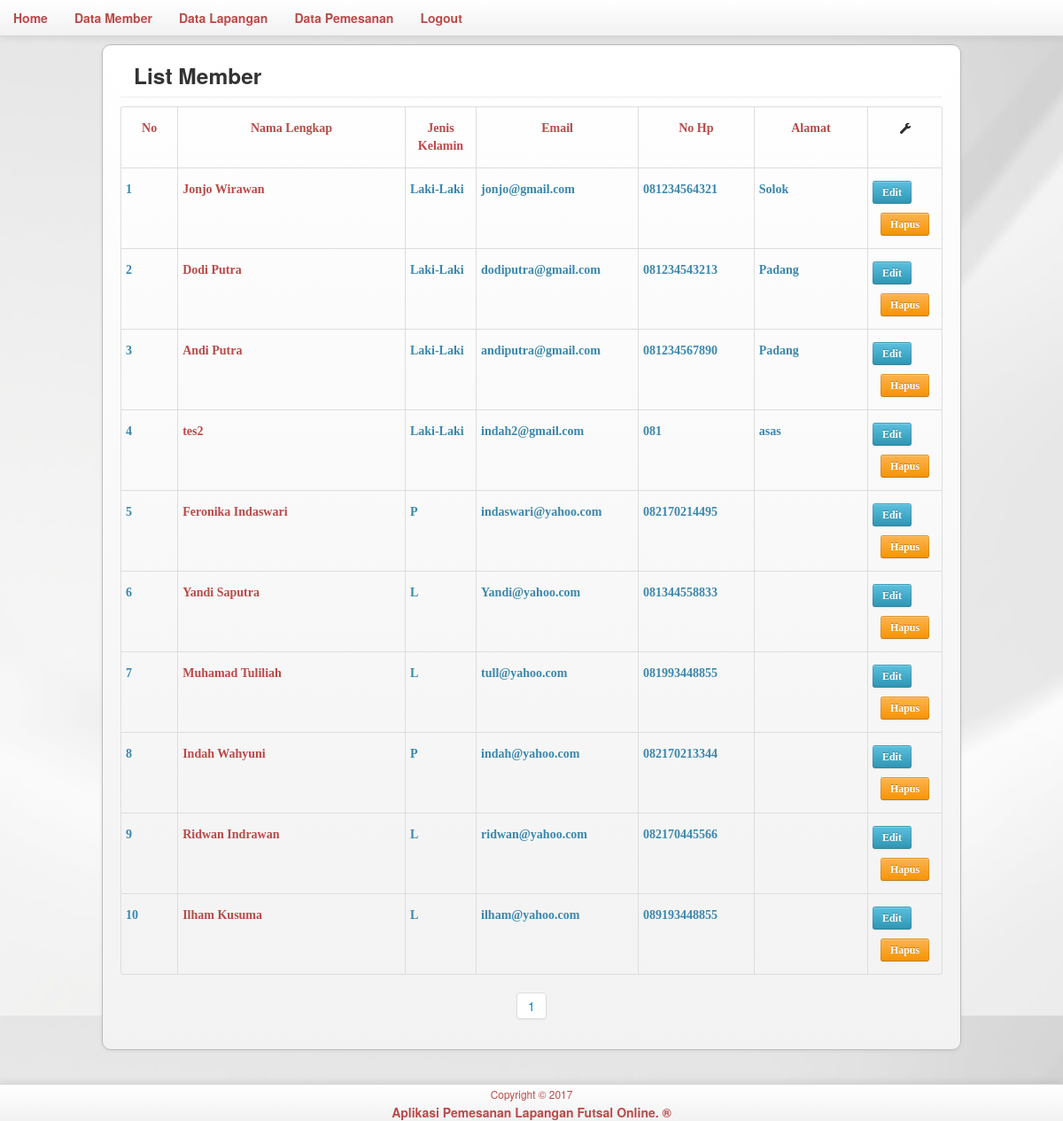
The page /adm/member.php (signed in) on the database its author committed.
### tables this page shows
CREATE TABLE `user` (
  `id_user` int(11) NOT NULL,
  `email` varchar(50) NOT NULL,
  `password` varchar(32) NOT NULL,
  `hp` varchar(20) NOT NULL,
  `jenis_kelamin` varchar(10) NOT NULL,
  `nama_lengkap` varchar(60) NOT NULL,
  `alamat` text NOT NULL
);

### adm/member.php (the view, shortened to what this page needs)
<?php
	$i = 1;
	$jml_per_halaman = 10;
	$jml_data = mysql_num_rows(mysql_query("select * from user"));
	$jml_halaman = ceil($jml_data / $jml_per_halaman);
	if(isset($_GET['hal'])){
			$hal = $_GET['hal'];
			$i = ($hal - 1) * $jml_per_halaman  + 1;
			$s = mysql_query("select * from user order by id_user desc limit ".(($hal - 1) * $jml_per_halaman).", $jml_per_halaman");
	}else{
		$s = mysql_query("select * from user order by id_user desc limit 0, $jml_per_halaman")
				or die(mysql_error());
	}
?>
<!DOCTYPE html>
<html lang="en">
<head>
	<link href="css/bootstrap.min.css" rel="stylesheet" media="screen">
</head>
<body>
<?php
	include_once('menu.php');
?>
<div class="container">
        <div class="navbar-inner" style="border:1px solid #bbb; border-radius:10px; padding:10px 20px 10px 20px; margin-top:50px; margin-left:auto; margin-right:auto;">
			<div>
            	<div class="modal-header">
                	<h3>List Member</h3>
                </div>
                <div style="margin-top:10px">
                    <table class="table table-condensed table-bordered table-hover">
                    <thead>
                    	<td width="5%"><font face="Comic Sans MS, cursive" class="text-error text-center"><h5>No</h5></font></td>
                        <td width="20%"><font face="Comic Sans MS, cursive" class="text-error text-center"><h5>Nama Lengkap</h5></font></td>
						<td width="5%"><font face="Comic Sans MS, cursive" class="text-error text-center"><h5>Jenis Kelamin</h5></font></td>
                        <td width="10%"><font face="Comic Sans MS, cursive" class="text-error text-center"><h5>Email</h5></font></td>
						<td width="10%"><font face="Comic Sans MS, cursive" class="text-error text-center"><h5>No Hp</h5></font></td>
						<td width="10%"><font face="Comic Sans MS, cursive" class="text-error text-center"><h5>Alamat</h5></font></td>
                        <td width="5%"><font face="Comic Sans MS, cursive" class="text-error text-center"><h5><span class="icon-wrench"></span></h5></font></td>
                    </thead>
                    <?php
						while($data=mysql_fetch_array($s)){
							$nama=$data['nama_lengkap'];
							$email=$data['email'];
							$kode=$data['id_user'];
                    ?>
                    <tbody>
                    	<td><font face="Comic Sans MS, cursive" class="text-info text-left"><h5><?php echo $i ?></h5></font></td>
                        <td><font face="Comic Sans MS, cursive" class="text-error text-left"><h5><?php echo "$nama";?></h5></font></td>
						<td><font face="Comic Sans MS, cursive" class="text-info text-left"><h5><?php echo "$data[jenis_kelamin]";?></h5></font></td>
                        <td><font face="Comic Sans MS, cursive" class="text-info text-left"><h5><?php echo "$email";?></h5></font></td>
						<td><font face="Comic Sans MS, cursive" class="text-info text-left"><h5><?php echo "$data[hp]";?></h5></font></td>
						<td><font face="Comic Sans MS, cursive" class="text-info text-left"><h5><?php echo "$data[alamat]";?></h5></font></td>
                        <td>
                        	<font face="Comic Sans MS, cursive" class="text-info text-center"><h5>
                                <a class="btn btn-small btn-info" href="member.update.php?kode=<?php echo $kode;?>" data-toggle="tooltip" data-placement="bottom"
                                    title="Edit"> Edit</a>
                                <a ace="Comic Sans MS, cursive" class="text-info text-center"><h5>
                                <a class="btn btn-small btn-warning" href="member.delete.php?kode=<?php echo $kode;?>" data-toggle="tooltip" data-placement="bottom"
                                    title="Hapus">Hapus</a>
							</h5></font>
						</td>
                    </tbody>
                    <?php $i++; } ?>
                    </table>
                    </div>
                    <div class="pagination pagination-centered">
                        <ul>
                            <?php for($i = 1; $i <= $jml_halaman; $i++) { ?>
                                <li><a href="member.php?hal=<?php echo $i ?>"><?php echo $i ?></a></li>
                            <?php } ?>
                        </ul>
                    </div>
                </div>
			</div>
    	</div>
<br><br><br><br>
<?php include_once('../footer.php'); ?>
</body>
</html>

### adm/member.php (style rules this page uses)
body { background-image: url(../img/body.jpg); background-repeat: repeat; background-attachment: fixed; }

### rows shown on the page
user: nama_lengkap "Jonjo Wirawan", jenis_kelamin "Laki-Laki", email "jonjo@gmail.com", hp "081234564321", alamat "Solok"
user: nama_lengkap "Dodi Putra", jenis_kelamin "Laki-Laki", email "dodiputra@gmail.com", hp "081234543213", alamat "Padang"
user: nama_lengkap "Andi Putra", jenis_kelamin "Laki-Laki", email "andiputra@gmail.com", hp "081234567890", alamat "Padang"
user: nama_lengkap "tes2", jenis_kelamin "Laki-Laki", email "indah2@gmail.com", hp "081", alamat "asas"
user: nama_lengkap "Feronika Indaswari", jenis_kelamin "P", email "indaswari@yahoo.com", hp "082170214495"
user: nama_lengkap "Yandi Saputra", jenis_kelamin "L", email "Yandi@yahoo.com", hp "081344558833"
user: nama_lengkap "Muhamad Tuliliah", jenis_kelamin "L", email "tull@yahoo.com", hp "081993448855"
user: nama_lengkap "Indah Wahyuni", jenis_kelamin "P", email "indah@yahoo.com", hp "082170213344"
user: nama_lengkap "Ridwan Indrawan", jenis_kelamin "L", email "ridwan@yahoo.com", hp "082170445566"
user: nama_lengkap "Ilham Kusuma", jenis_kelamin "L", email "ilham@yahoo.com", hp "089193448855"
